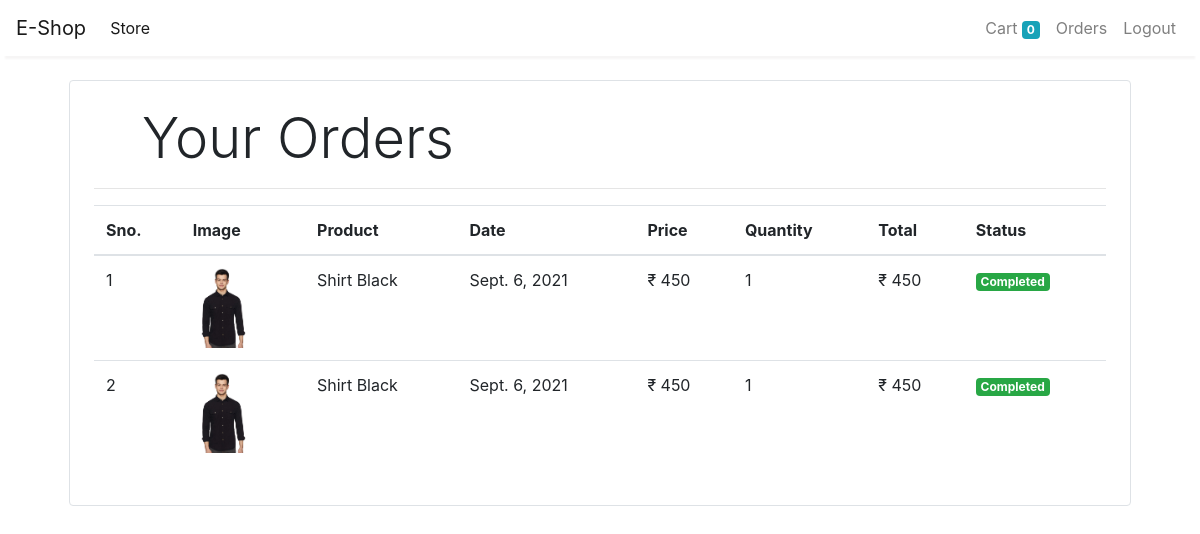
/orders (signed in), run on the app's committed database.
### store/models/orders.py (models this page shows, shortened)
class Order(models.Model):
    product = models.ForeignKey(Product,
                                on_delete=models.CASCADE)
    customer = models.ForeignKey(Customer,
                                 on_delete=models.CASCADE)
    quantity = models.IntegerField(default=1)
    price = models.IntegerField()
    address = models.CharField(max_length=50, default='', blank=True)
    phone = models.CharField(max_length=50, default='', blank=True)
    date = models.DateField(default=datetime.datetime.today)
    status = models.BooleanField(default=False)
    @staticmethod
    def get_orders_by_customer(customer_id):
        return Order.objects.filter(customer=customer_id).order_by('-date')

### store/models/product.py (models this page shows, shortened)
class Product(models.Model):
    name = models.CharField(max_length=50)
    price = models.IntegerField(default=0)
    category = models.ForeignKey(Category, on_delete=models.CASCADE, default=1)
    description = models.CharField(max_length=200, default='' , null=True , blank=True)
    image = models.ImageField(upload_to='uploads/products/')

### store/middlewares/auth.py (the view)
    def middleware(request):
        print(request.session.get('customer'))
        returnUrl = request.META['PATH_INFO']
        print(request.META['PATH_INFO'])
        if not request.session.get('customer'):
           return redirect(f'login?return_url={returnUrl}')
        response = get_response(request)
        return response

### store/templatetags/custom_filter.py (called while the page is built)
@register.filter(name='currency')
def currency(number):
    return "₹ "+str(number)

@register.filter(name='multiply')
def multiply(number , number1):
    return number * number1

### store/views/orders.py (called while the page is built)
    def get(self , request ):
        customer = request.session.get('customer')
        orders = Order.get_orders_by_customer(customer)
        print(orders)
        return render(request , 'orders.html'  , {'orders' : orders})

### store/templates/orders.html
{% extends 'base.html' %}
{% block content %}
{% load cart %}
{% load custom_filter %}
<div class="container">
   <div class="border rounded p-4 m-4">
        <p class="display-4 pl-4 ml-4">Your Orders</p>
        <hr>
        <table class="table">
            <thead>
                <tr>
                    <th>Sno.</th>
                    <th>Image</th>
                    <th>Product</th>
                    <th>Date</th>
                    <th>Price</th>
                    <th>Quantity</th>
                    <th>Total</th>
                    <th>Status</th>
                </tr>
            </thead>
            <tbody>
                {% for order in orders %}
                <tr>
                    <td>{{forloop.counter}}</td>
                    <td><img style="height: 80px;" class="w3-round" src="{{order.product.image.url}}" alt=""></td>
                    <td>{{order.product.name}}</td>
                    <td>{{order.date}}</td>
                    <td>{{order.price|currency}}</td>
                    <td>{{order.quantity}}</td>
                    <td>{{order.quantity|multiply:order.price|currency}}</td>
                    {% if order.status %}
                    <td><small class="badge badge-success">Completed</small></td>
                    {%else%}
                    <td><small class="badge badge-warning">Pending</small></td>
                    {% endif %}
                </tr>
                {% endfor %}
            </tbody>
        </table>
   </div>
</div>
{% endblock %}

### data on the page
Order: product.image (picture), product.name "Shirt Black", date "Sept. 6, 2021", price "₹ 450", quantity "1", quantity|multiply "₹ 450", status "Completed"
Order: product.image (picture), product.name "Shirt Black", date "Sept. 6, 2021", price "₹ 450", quantity "1", quantity|multiply "₹ 450", status "Completed"

### other printed values
{{ request.session.cart.keys|length }} "0"
